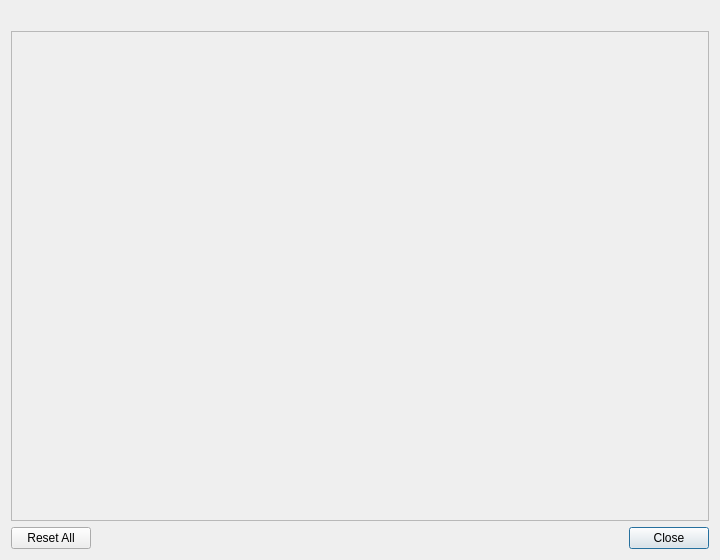
<?xml version="1.0" encoding="UTF-8"?>
<ui version="4.0">
 <class>ShaderParametersDialog</class>
 <widget class="QDialog" name="ShaderParametersDialog">
  <property name="geometry">
   <rect>
    <x>0</x>
    <y>0</y>
    <width>720</width>
    <height>560</height>
   </rect>
  </property>
  <property name="windowTitle">
   <string>Shader Parameters</string>
  </property>
  <layout class="QVBoxLayout" name="verticalLayout">
   <item>
    <widget class="QLabel" name="status">
     <property name="text">
      <string/>
     </property>
     <property name="wordWrap">
      <bool>true</bool>
     </property>
    </widget>
   </item>
   <item>
    <widget class="QScrollArea" name="scroll">
     <property name="widgetResizable">
      <bool>true</bool>
     </property>
     <property name="frameShape">
      <enum>QFrame::Shape::StyledPanel</enum>
     </property>
     <widget class="QWidget" name="scrollContents">
      <layout class="QGridLayout" name="grid">
       <property name="leftMargin">
        <number>8</number>
       </property>
       <property name="topMargin">
        <number>8</number>
       </property>
       <property name="rightMargin">
        <number>8</number>
       </property>
       <property name="bottomMargin">
        <number>8</number>
       </property>
       <property name="horizontalSpacing">
        <number>10</number>
       </property>
      </layout>
     </widget>
    </widget>
   </item>
   <item>
    <layout class="QHBoxLayout" name="footer">
     <item>
      <widget class="QPushButton" name="resetAll">
       <property name="text">
        <string>Reset All</string>
       </property>
      </widget>
     </item>
     <item>
      <spacer name="footerSpacer">
       <property name="orientation">
        <enum>Qt::Orientation::Horizontal</enum>
       </property>
       <property name="sizeHint" stdset="0">
        <size>
         <width>0</width>
         <height>0</height>
        </size>
       </property>
      </spacer>
     </item>
     <item>
      <widget class="QPushButton" name="close">
       <property name="text">
        <string>Close</string>
       </property>
       <property name="default">
        <bool>true</bool>
       </property>
      </widget>
     </item>
    </layout>
   </item>
  </layout>
 </widget>
 <resources/>
 <connections/>
</ui>
